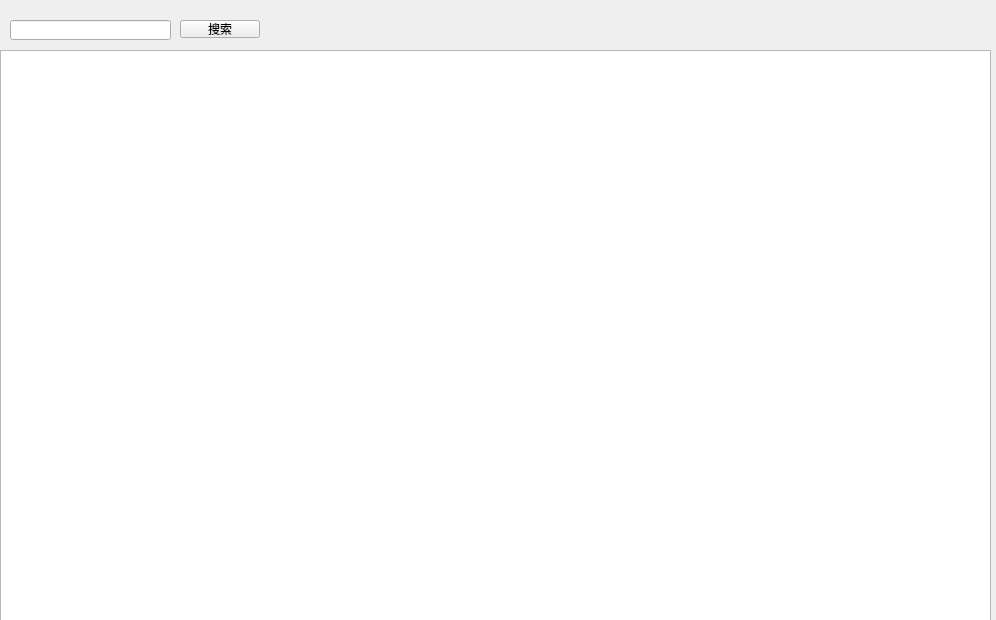
<?xml version="1.0" encoding="UTF-8"?>
<ui version="4.0">
 <class>withdraw</class>
 <widget class="QWidget" name="withdraw">
  <property name="geometry">
   <rect>
    <x>0</x>
    <y>0</y>
    <width>996</width>
    <height>620</height>
   </rect>
  </property>
  <property name="windowTitle">
   <string>Form</string>
  </property>
  <widget class="QTableView" name="tableView">
   <property name="geometry">
    <rect>
     <x>0</x>
     <y>50</y>
     <width>991</width>
     <height>571</height>
    </rect>
   </property>
  </widget>
  <widget class="QLineEdit" name="lineEdit_filter">
   <property name="geometry">
    <rect>
     <x>10</x>
     <y>20</y>
     <width>161</width>
     <height>20</height>
    </rect>
   </property>
  </widget>
  <widget class="QPushButton" name="pushButton">
   <property name="geometry">
    <rect>
     <x>180</x>
     <y>20</y>
     <width>80</width>
     <height>18</height>
    </rect>
   </property>
   <property name="text">
    <string>搜索</string>
   </property>
  </widget>
 </widget>
 <resources/>
 <connections/>
</ui>
